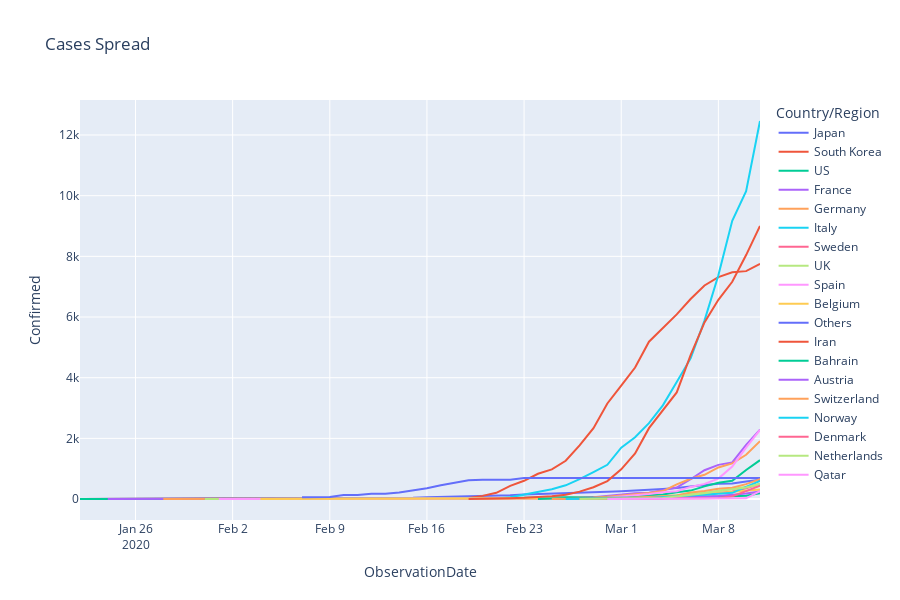

Notebook cell for this chart:
### Code cell
interested_countries=list(full_table.sort_values(by='Confirmed', ascending=False)['Country/Region'].unique()[1:20])
temp=full_table.loc[full_table['Country/Region'].isin(interested_countries)].groupby(['ObservationDate', 'Country/Region'])['Confirmed'].sum().reset_index()
#temp = full_table.groupby(['ObservationDate', 'Country/Region'])['Confirmed'].sum().reset_index()

px.line(temp, x="ObservationDate", y="Confirmed", color='Country/Region', title='Cases Spread', height=600)
